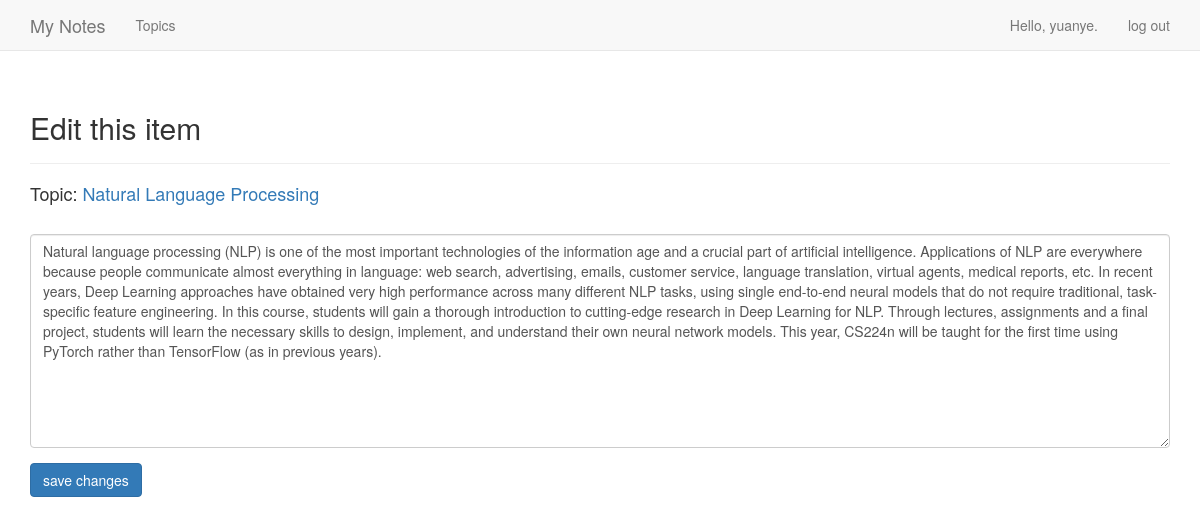
Screenshot of /edit_entry/3 (signed in) with the database file from the repository.
### my_notes_app/models.py (models this page shows, shortened)
class Topic(models.Model):
    text = models.CharField(max_length=200)
    date_added = models.DateTimeField(auto_now_add=True)
    owner = models.ForeignKey(User, on_delete=models.CASCADE)
    def __str__(self):
        return self.text

class Entry(models.Model):
    topic = models.ForeignKey(Topic, on_delete=models.CASCADE)
    text = models.TextField()
    date_added = models.DateTimeField(auto_now_add=True)
    class Meta:
        verbose_name_plural = 'entries'

### my_notes_app/views.py (the view, shortened to what this page needs)
# urls.py: path('edit_entry/<entry_id>', views.edit_entry, name='edit_entry'),
@login_required
def edit_entry(request, entry_id):
    entry = Entry.objects.get(id=entry_id)
    topic = entry.topic
    check_topic_owner(request.user, topic)
    if request.method != 'POST':
        form = EntryForm(instance=entry)
    context = {'entry': entry, 'topic': topic, 'form': form}
    return render(request, 'my_notes_app/edit_entry.html', context)

### my_notes_app/forms.py
class EntryForm(forms.ModelForm):
    class Meta:
        model = Entry
        fields = ['text']
        labels = {'text': ''}
        widgets = {'text': forms.Textarea(attrs={'cols': 80})}

### my_notes_app/views.py (called while the page is built)
def check_topic_owner(user, topic):
    if topic.owner != user:
        raise Http404

### my_notes_app/templates/my_notes_app/edit_entry.html (shortened to what this page needs)
{% extends 'my_notes_app/base.html' %}
{% load bootstrap3 %}
{% block header %}
    <h2>Edit this item</h2>
{% endblock header %}
{% block content %}
    <h4>Topic: <a href="{% url 'my_notes_app:topic' topic.id %}">{{ topic }}</a></h4>
    <form action="{% url 'my_notes_app:edit_entry' entry.id%}" method='post'>
        {% bootstrap_form form %}
        {% buttons %}
            <button name="submit" class="btn btn-primary">save changes</button>
        {% endbuttons %}
    </form>
{% endblock content %}

### my_notes_app/templates/my_notes_app/base.html (shortened to what this page needs)
{% load bootstrap3 %}
<!DOCTYPE html>
<html lang="en">
    <head>
        {% bootstrap_css %}
    </head>
    <body>
        <nav class="navbar navbar-default navbar-static-top">
            <div class="container">
                <div class="navbar-header">
                    <a class="navbar-brand" href="{% url 'my_notes_app:index' %}">
                        My Notes
                    </a>
                </div>
                <div id="navbar" class="navbar-collapse collapse">
                    <ul class="nav navbar-nav">
                        <li><a href="{% url 'my_notes_app:topics' %}">Topics</a></li>
                    </ul>
                    <ul class="nav navbar-nav navbar-right">
                        {% if user.is_authenticated %}
                            <li><a>Hello, {{ user.username }}.</a></li>
                            <li><a href="{% url 'users:logout' %}">log out</a></li>
                        {% else %}
                            <li><a href="{% url 'users:register' %}">register</a></li>
                            <li><a href="{% url 'users:login' %}">log in</a></li>
                        {% endif %}
                    </ul>
                </div>
            </div>
        </nav>
        <div class="container">
            <div class="page-header">{% block header %}{% endblock header %}</div>
            <div>{% block content %}{% endblock content %}</div>
        </div>
    </body>
</html>

### rows the page displays
Topic: text "Natural Language Processing"
Entry: text "Natural language processing (NLP) is one of the most important technologies of the information age and a crucial part of artificial intelligence. Applications of NLP are everywhere because people communicate almost everything in language: web search, advertising, emails, customer service, language translation, virtual agents, medical reports, etc. In recent years, Deep Learning approaches have obtained very high performance across many different NLP tasks, using single end-to-end neural models that do not require traditional, task-specific feature engineering. In this course, students will gain a thorough introduction to cutting-edge research in Deep Learning for NLP. Through lectures,…"

### other values shown
{{ user.username }} "yuanye"
